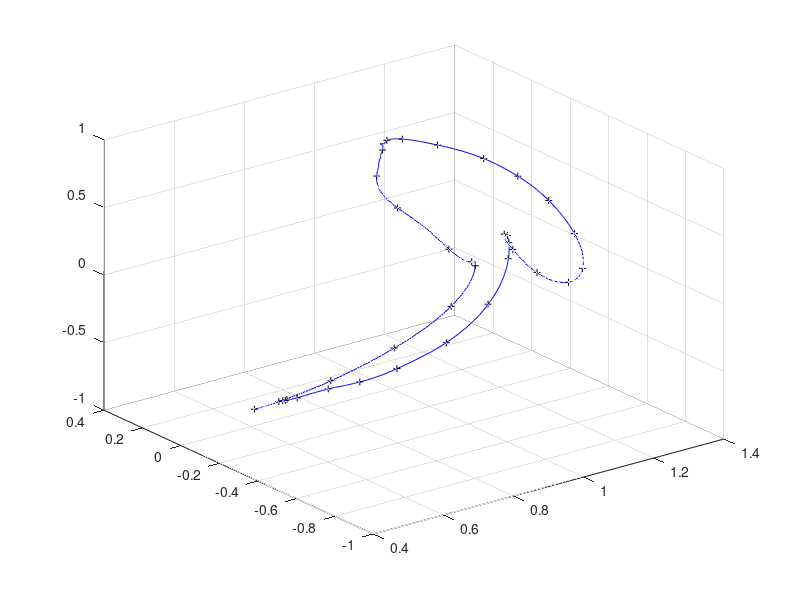

MATLAB code for this plot:
full_trajectory = csvread('trial4_fk.csv');
trajectory = full_trajectory(:,1:3);
plot3(trajectory(:,1),trajectory(:,2),trajectory(:,3),'b');
grid on
hold on

%%
j = 1;
epsilon = 10;
timeSinceLastKeypoint = 0;

for i = 2:size(trajectory,1) - 1
    point = trajectory(i,:);    
    u = (trajectory(i-1,:) - point); %vector from x_trajectory(i-1) to point;
    v = (point - trajectory(i+1,:)); %vector from point to x_trajectory(i+1);
    angle = atan2d(norm(cross(u,v)),dot(u,v)); %angle between u and v
    
    if angle > epsilon && timeSinceLastKeypoint > 20
        keypoints(j,:) = point;
        j = j + 1;
        timeSinceLastKeypoint = 0;
    end
    
    timeSinceLastKeypoint = timeSinceLastKeypoint + 1;
end

plot3(keypoints(:,1),keypoints(:,2),keypoints(:,3),'k+', 'MarkerSize', 5);
